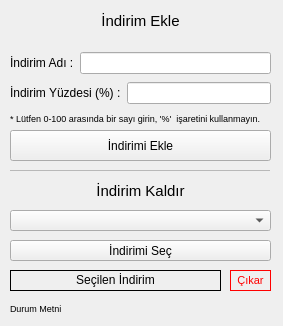
<?xml version="1.0" encoding="UTF-8"?>
<ui version="4.0">
 <class>Form</class>
 <widget class="QWidget" name="Form">
  <property name="geometry">
   <rect>
    <x>0</x>
    <y>0</y>
    <width>283</width>
    <height>326</height>
   </rect>
  </property>
  <property name="windowTitle">
   <string>İndirimler</string>
  </property>
  <property name="windowIcon">
   <iconset>
    <normaloff>../assets/mba_logo.ico</normaloff>../assets/mba_logo.ico</iconset>
  </property>
  <widget class="QLabel" name="label">
   <property name="geometry">
    <rect>
     <x>10</x>
     <y>10</y>
     <width>261</width>
     <height>21</height>
    </rect>
   </property>
   <property name="font">
    <font>
     <pointsize>11</pointsize>
    </font>
   </property>
   <property name="text">
    <string>İndirim Ekle</string>
   </property>
   <property name="alignment">
    <set>Qt::AlignCenter</set>
   </property>
  </widget>
  <widget class="QLabel" name="durum_metni1">
   <property name="geometry">
    <rect>
     <x>10</x>
     <y>110</y>
     <width>261</width>
     <height>16</height>
    </rect>
   </property>
   <property name="font">
    <font>
     <pointsize>7</pointsize>
    </font>
   </property>
   <property name="text">
    <string>* Lütfen 0-100 arasında bir sayı girin, '%'  işaretini kullanmayın.</string>
   </property>
  </widget>
  <widget class="QPushButton" name="ekle_buton">
   <property name="geometry">
    <rect>
     <x>10</x>
     <y>130</y>
     <width>261</width>
     <height>31</height>
    </rect>
   </property>
   <property name="text">
    <string>İndirimi Ekle</string>
   </property>
  </widget>
  <widget class="QGraphicsView" name="graphicsView">
   <property name="geometry">
    <rect>
     <x>10</x>
     <y>170</y>
     <width>260</width>
     <height>1</height>
    </rect>
   </property>
  </widget>
  <widget class="QLabel" name="label_5">
   <property name="geometry">
    <rect>
     <x>10</x>
     <y>180</y>
     <width>261</width>
     <height>21</height>
    </rect>
   </property>
   <property name="font">
    <font>
     <pointsize>11</pointsize>
    </font>
   </property>
   <property name="text">
    <string>İndirim Kaldır</string>
   </property>
   <property name="alignment">
    <set>Qt::AlignCenter</set>
   </property>
  </widget>
  <widget class="QPushButton" name="btn_sec">
   <property name="geometry">
    <rect>
     <x>10</x>
     <y>240</y>
     <width>261</width>
     <height>21</height>
    </rect>
   </property>
   <property name="toolTip">
    <string>&lt;html&gt;&lt;head/&gt;&lt;body&gt;&lt;p&gt;&lt;span style=&quot; font-weight:600;&quot;&gt;Fiyat Güncelle&lt;/span&gt;&lt;/p&gt;&lt;/body&gt;&lt;/html&gt;</string>
   </property>
   <property name="whatsThis">
    <string>&lt;html&gt;&lt;head/&gt;&lt;body&gt;&lt;p&gt;&lt;span style=&quot; font-weight:600;&quot;&gt;Fiyat Güncelle&lt;/span&gt;&lt;/p&gt;&lt;/body&gt;&lt;/html&gt;</string>
   </property>
   <property name="text">
    <string>İndirimi Seç</string>
   </property>
  </widget>
  <widget class="QComboBox" name="cmb_indirim">
   <property name="geometry">
    <rect>
     <x>10</x>
     <y>210</y>
     <width>261</width>
     <height>21</height>
    </rect>
   </property>
  </widget>
  <widget class="QLabel" name="secilen_text">
   <property name="geometry">
    <rect>
     <x>10</x>
     <y>270</y>
     <width>211</width>
     <height>21</height>
    </rect>
   </property>
   <property name="styleSheet">
    <string notr="true">border: 1px solid black; border-radius: 15px; color</string>
   </property>
   <property name="text">
    <string>&lt;html&gt;&lt;head/&gt;&lt;body&gt;&lt;p&gt;Seçilen İndirim&lt;/p&gt;&lt;/body&gt;&lt;/html&gt;</string>
   </property>
   <property name="alignment">
    <set>Qt::AlignCenter</set>
   </property>
  </widget>
  <widget class="QPushButton" name="btn_cikar">
   <property name="geometry">
    <rect>
     <x>230</x>
     <y>270</y>
     <width>41</width>
     <height>21</height>
    </rect>
   </property>
   <property name="font">
    <font>
     <pointsize>8</pointsize>
     <bold>false</bold>
    </font>
   </property>
   <property name="cursor">
    <cursorShape>CrossCursor</cursorShape>
   </property>
   <property name="toolTip">
    <string>&lt;html&gt;&lt;head/&gt;&lt;body&gt;&lt;p&gt;İndirimi Çıkar&lt;/p&gt;&lt;/body&gt;&lt;/html&gt;</string>
   </property>
   <property name="whatsThis">
    <string>&lt;html&gt;&lt;head/&gt;&lt;body&gt;&lt;p&gt;&lt;span style=&quot; font-weight:600;&quot;&gt;Fiyat Güncelle&lt;/span&gt;&lt;/p&gt;&lt;/body&gt;&lt;/html&gt;</string>
   </property>
   <property name="styleSheet">
    <string notr="true">border: 1px solid red; color: red; border-radius: 40px;</string>
   </property>
   <property name="text">
    <string>Çıkar</string>
   </property>
  </widget>
  <widget class="QLabel" name="durum_metni2">
   <property name="geometry">
    <rect>
     <x>10</x>
     <y>300</y>
     <width>261</width>
     <height>16</height>
    </rect>
   </property>
   <property name="font">
    <font>
     <pointsize>7</pointsize>
    </font>
   </property>
   <property name="text">
    <string>Durum Metni</string>
   </property>
  </widget>
  <widget class="QWidget" name="layoutWidget">
   <property name="geometry">
    <rect>
     <x>10</x>
     <y>50</y>
     <width>261</width>
     <height>26</height>
    </rect>
   </property>
   <layout class="QHBoxLayout" name="horizontalLayout">
    <item>
     <widget class="QLabel" name="label_2">
      <property name="text">
       <string>İndirim Adı :</string>
      </property>
     </widget>
    </item>
    <item>
     <widget class="QLineEdit" name="lne_indirim_ad"/>
    </item>
   </layout>
  </widget>
  <widget class="QWidget" name="layoutWidget">
   <property name="geometry">
    <rect>
     <x>10</x>
     <y>80</y>
     <width>261</width>
     <height>26</height>
    </rect>
   </property>
   <layout class="QHBoxLayout" name="horizontalLayout_2">
    <item>
     <widget class="QLabel" name="label_3">
      <property name="text">
       <string>İndirim Yüzdesi (%) :</string>
      </property>
     </widget>
    </item>
    <item>
     <widget class="QLineEdit" name="lne_indirim_yuzde"/>
    </item>
   </layout>
  </widget>
 </widget>
 <resources/>
 <connections/>
</ui>
